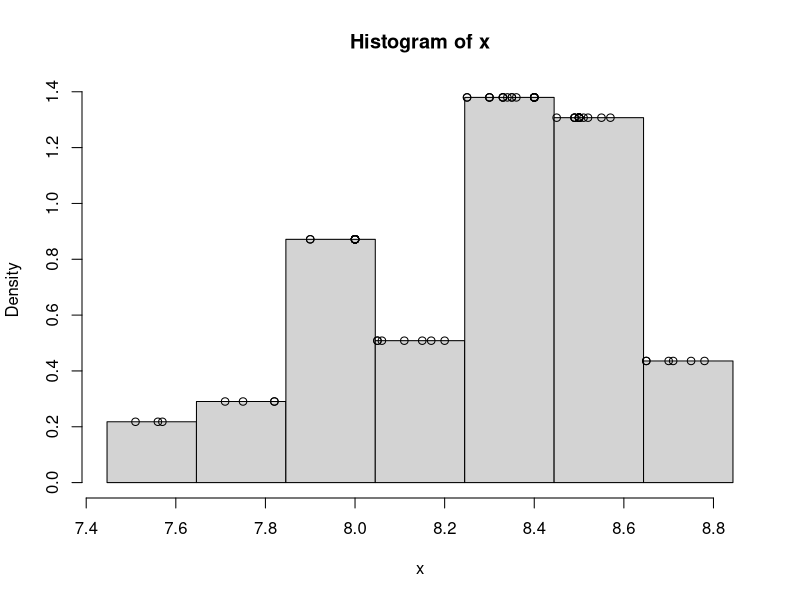
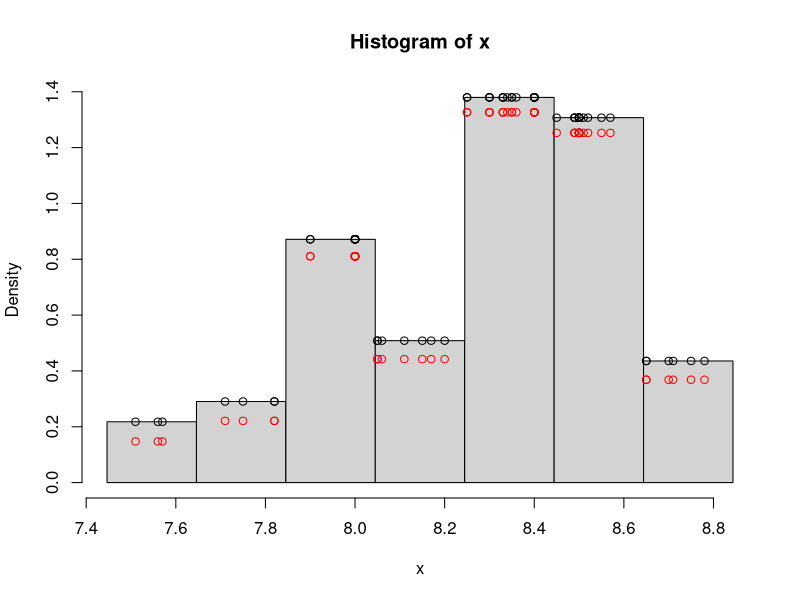
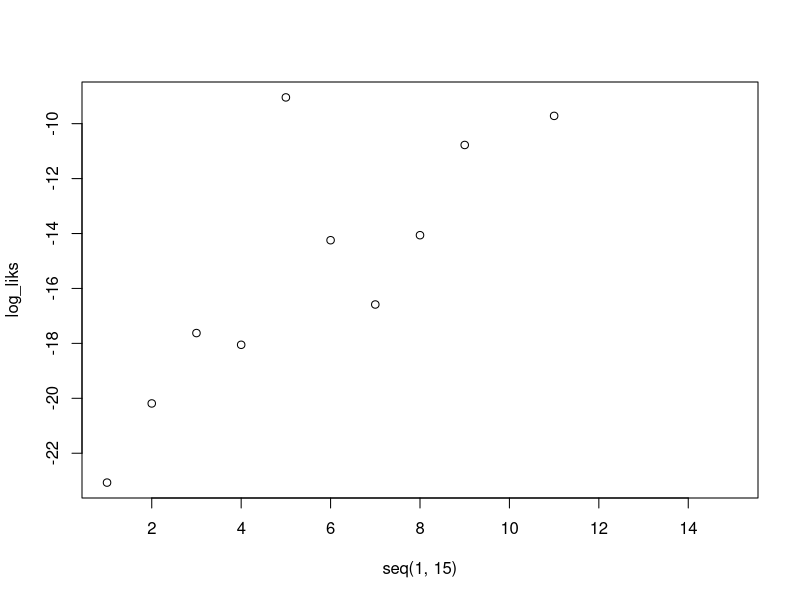
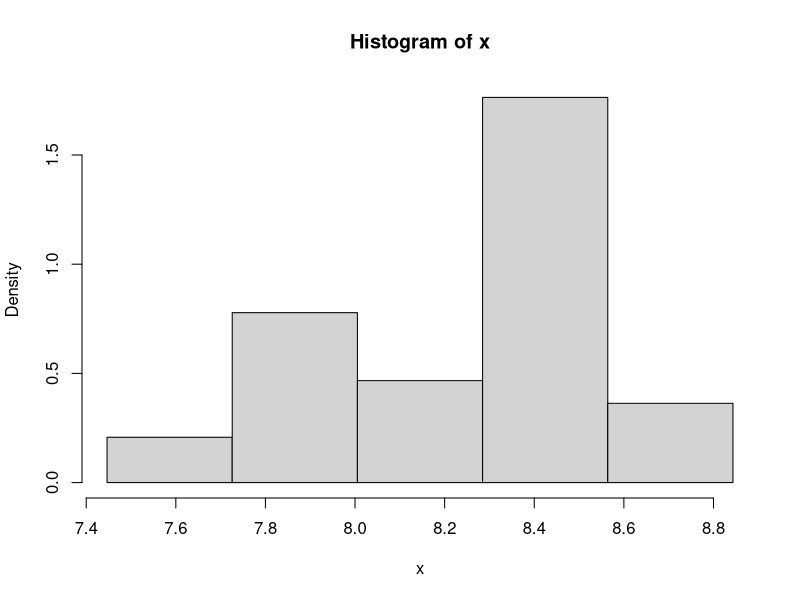
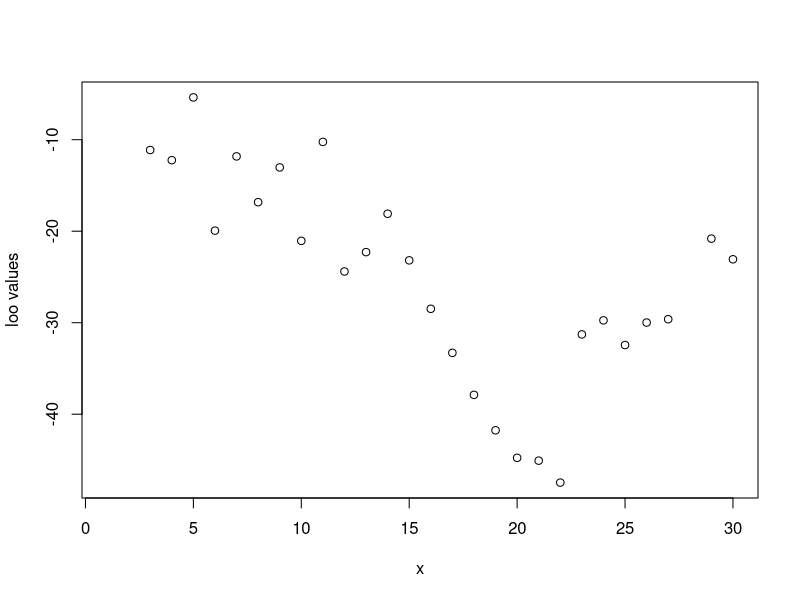
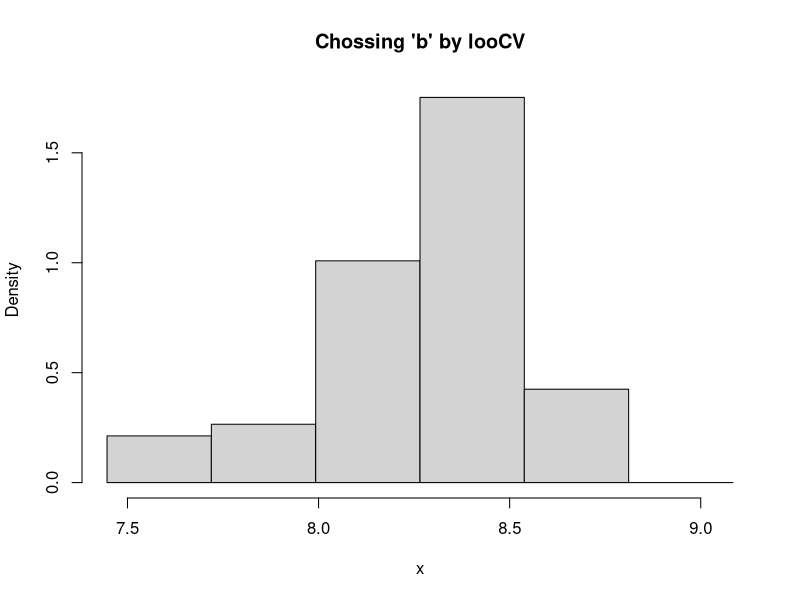
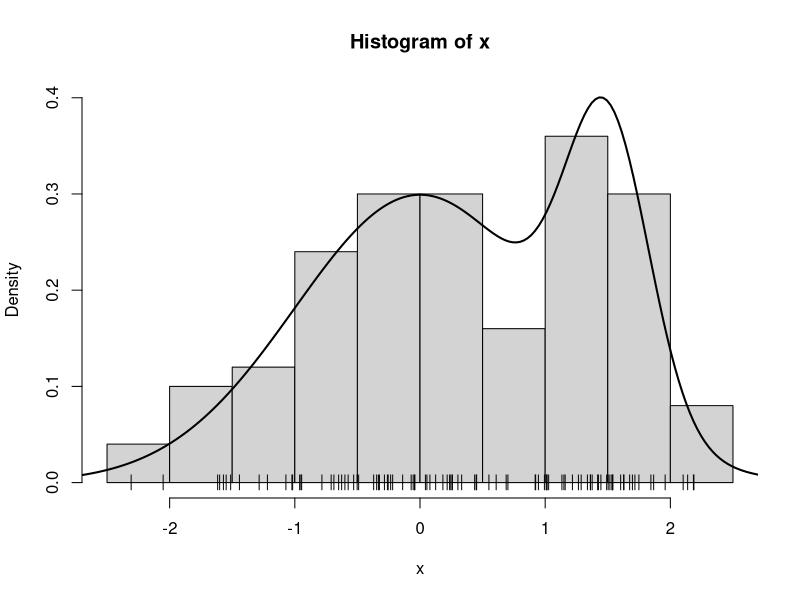
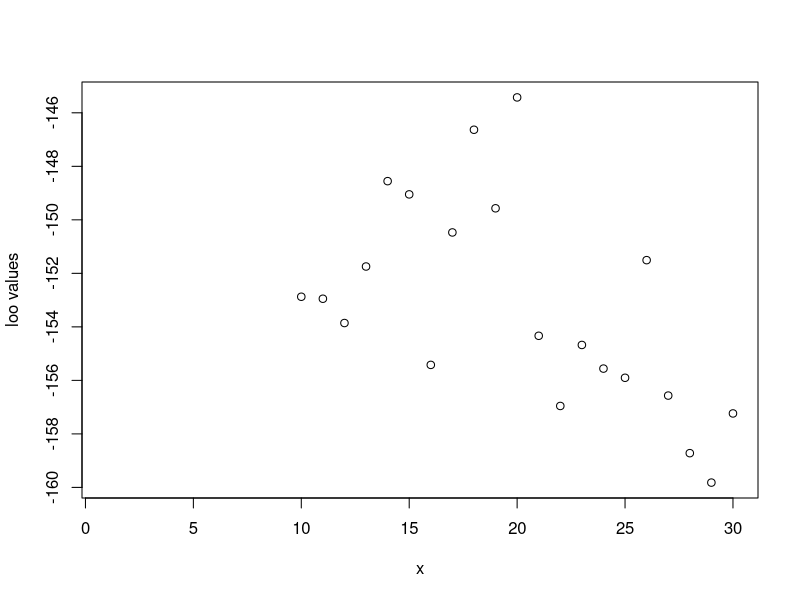

Generate these figures, in order, with R:
## ---- chunk 1
knitr::opts_chunk$set(echo = TRUE)
## ---- chunk 2
cdrate.df <-read.table("./cdrate.dat.txt")
x <- cdrate.df[,1]
## ---- chunk 3
A <- min(x)-.05*diff(range(x)) 
Z <- max(x)+.05*diff(range(x))
nbr <- 7

hx <- hist(x,breaks=seq(A,Z,length=nbr+1),freq=F)
hx_f <- stepfun(hx$breaks,c(0,hx$density,0))
points(x, hx_f(x))
## ---- chunk 4
n <- length(x)
b <- hx$breaks[2]-hx$breaks[1]
hx_f2 <- (n/(n-1)* hx_f(x))- 1/((n-1)*b) 
hx_f2[abs(hx_f2) < 1e-05] <- 0

A <- min(x)-.05*diff(range(x)) 
Z <- max(x)+.05*diff(range(x))
nbr <- 7

hx <- hist(x,breaks=seq(A,Z,length=nbr+1),freq=F)
hx_f <- stepfun(hx$breaks,c(0,hx$density,0))
points(x, hx_f(x))
points(x, hx_f2, col="red")
## ---- chunk 5
if (any(hx_f2 == 0)) {
  looCV_log_lik_7 <- -Inf
} else {
  # Calculate the log-likelihood if hx_f2 is not zero
  looCV_log_lik_7 <- sum(log(hx_f2))
}
looCV_log_lik_7
## ---- chunk 6
#sum of the product of the hx_f2 vector plot histograms for different number of breaks nbr

log_liks = list()

A <- min(x)-.05*diff(range(x)) 
Z <- max(x)+.05*diff(range(x))
n <- length(x)

for (nbr in c(1:15)){
  hx_i <- hist(x,breaks=seq(A,Z,length=nbr+1), plot = FALSE)
  hx_f_i <- stepfun(hx_i$breaks,c(0,hx_i$density,0))
  b <- hx_i$breaks[2]-hx_i$breaks[1]
  hx_f2_i <- (n/(n-1)* hx_f_i(x)) - 1/((n-1)*b)
  hx_f2_i[abs(hx_f2_i) < 1e-05] <- 0
  
  if (any(hx_f2_i == 0)) {
    looCV_log_lik <- -Inf
  } else {
  # Calculate the log-likelihood if hx_f2 is not zero
    looCV_log_lik <- sum(log(hx_f2_i))
  }
  #print(paste("nbr", nbr,"->", looCV_log_lik))
  log_liks <- append(log_liks, looCV_log_lik) 
}

plot(seq(1, 15), log_liks, type = "p")
nbr_opt <- which.max(log_liks)
hist(x,breaks=seq(A,Z,length=nbr_opt+1),freq=F)

## ---- chunk 7
b_set <- seq((Z-A)/15, (Z-A)/1, length=30)

b_max_log_lik <- function(b_set, x){
  
  log_liks_b = list()
  n <- length(x)
  
  for(b in b_set){
    hx <- hist(x, breaks=seq(A, Z+b, by=b), plot=F)
    
    # compute histogram estimator
    hx_f <- stepfun(hx$breaks,c(0,hx$density,0))
    hx_f2 <- (n/(n-1)* hx_f(x))- 1/((n-1)*b)
    hx_f2[abs(hx_f2) < 1e-05] <- 0
    
    if (any(hx_f2 == 0)) {
      looCV_log_lik_b <- -Inf
    } else {
    # Calculate the log-likelihood if hx_f2 is not zero
      looCV_log_lik_b <- sum(log(hx_f2))
    }
    #looCV_log_lik_b <- sum(log(hx_f2))
    log_liks_b <- append(log_liks_b, looCV_log_lik_b)
    
  }
  
  plot(x=seq(1,30),log_liks_b, type = "p", xlab="x", ylab="loo values")
  b_opt <- which.max(log_liks_b)
  
  b <- b_set[b_opt]
  print(b)
  return(b)
}

b <- b_max_log_lik(b_set, x)

hx <- hist(x, breaks=seq(A, Z+b, by=b), plot=F)
plot(hx, freq = FALSE, main="Chossing 'b' by looCV")

## ---- chunk 8
# graph.mixt
# Input:
#    k: number mixture components
#    mu: vector of length k with the mean values of the k normals
#    sigma: vector of length k with the st.dev. values of the k normals
#    alpha: vector of length k with the weights of each normal
#    graphic: logical value indicating if the mixture density must be plotted
#    ...: Other parameters passed to plot()
#
# Output:
#    L, U: extremes of the interval where the mixture density is plotted
#    x: points at which the mixture density is evaluated 
#    fx: value of the mixture density at x
#
graph.mixt<-
function(k=1, mu=seq(-2*(k-1),2*(k-1),length=k), sigma=seq(1,1,length=k), alpha=seq(1/k,1/k,length=k), graphic=TRUE,...)
{
   L<-min(mu-3*sigma)
   U<-max(mu+3*sigma)
         
   x<- seq(from=L,to=U,length=200)
   fx<- 0*x
   Salpha<-sum(alpha)
   for(i in 1:k){
    p<-alpha[i]/Salpha
#       fx <- fx + p*exp(-.5*((x-mu[i])/sigma[i])^2)/(sqrt(2*pi)*sigma[i])
    fx <- fx + p*dnorm(x,mu[i],sigma[i])
   }
   if (graphic){
      plot(x,fx,type="l",...)
   }
   return(list(L = L, U = U, x = x, fx = fx))
}

# sim.mixt
# Input:
#    n: number of simulated data
#    k: number mixture components
#    mu: vector of length k with the mean values of the k normals
#    sigma: vector of length k with the st.dev. values of the k normals
#    alpha: vector of length k with the weights of each normal
#    graphic: logical value indicating if the mixture density and the 
#              histogram of the simulated data must be plotted
#    ...: Other parameters passed to plot()
#
# Output:
#    x: simulated data
#
# Requires: 
#    graph.mixt
sim.mixt <- function(n=1,k=1, 
         mu=seq(-2*(k-1),2*(k-1),length=k), 
         sigma=seq(1,1,length=k), 
         alpha=seq(1/k,1/k,length=k), graphic=FALSE,...)
{
   csa<-cumsum(alpha)
   x<-runif(n)
      
   for (i in 1:n){
      comp<-sum(csa<=x[i])+1
      x[i]<-rnorm(1,mu[comp],sigma[comp])
   }
   if(graphic) {
      out<-graph.mixt(k, mu, sigma, alpha, gr=FALSE)
      hist(x,freq = FALSE,
           ylim=c(0,max(c(max(out$fx),max(hist(x,plot=FALSE)$density)))))
      lines(out$x,out$fx,lty=1,lwd=2)
   }   
   return(x)
}
## ---- chunk 9
set.seed(123)
n <- 100
mu <- c(0,3/2)
sigma <- c(1,1/3)
alpha <- c(3/4,1/4)
x <- sim.mixt(n=n, k=2, mu=mu, sigma=sigma, alpha=alpha, gr=T)
x <- sort(x) 
points(x,0*x,pch="|")
## ---- chunk 10
b_scott <- function(X){
  return(3.49 * sd(X) * length(X)**(-1/3))
}

A <- min(x)-.05*diff(range(x)) 
Z <- max(x)+.05*diff(range(x))

b <- b_max_log_lik(b_set, x)
hx <- hist(x, breaks=seq(A, Z+b, by=b), plot=F)
plot(hx, freq = FALSE, main="Using loo log-likelihood")

b_s <- b_scott(x)
hx_s <- hist(x, breaks=seq(A, Z+b_s, by=b_s), plot=F)
plot(hx_s, freq = FALSE, main="Using Scott formula")
## ---- chunk 11
library(purrr)

kx <- density(x)
kx_f <- approxfun(x=kx$x, y=kx$y, method = 'linear', rule=2)


n <- length(x)
h_set <- seq(0.05,1.5, by=0.05)

log_liks_h = list()

for (h in h_set){
  #kx_f2 <- (n/(n-1)) * (kx_f(x)- (dnorm(0)/(n*h))) # K(0) = 1/sqrt(2*pi)
  
  #kx_f2[abs(kx_f2) < 1e-05] <- 0
  
  kde <- function(pt) {
    n <- length(x)
    sum(dnorm((pt - x) / h)) / (n * h)
  }
  
  kx_f2 <- (n/(n-1)) * (map_dbl(x, kde) - (dnorm(0)/(n*h))) # K(0) = 1/sqrt(2*pi)
  
  
  looCV_log_lik_h <- sum(log(kx_f2[kx_f2>0]))
  log_liks_h <- append(log_liks_h, looCV_log_lik_h)
}

# plot kernel density estimator
plot(h_set, log_liks_h, type = "l")
h <- h_set[which.max(log_liks_h)]
  
kx_f2 <- (n/(n-1)) * (kx_f(x)- ((1/sqrt(2*pi))/(n*h)))
#hx_s <-  hist(x, breaks=seq(A, Z+h, by=h), plot=F)
#plot(hx_s, freq = FALSE)
plot(x, kx_f2, type='b', ylab="kernel density estimation")
